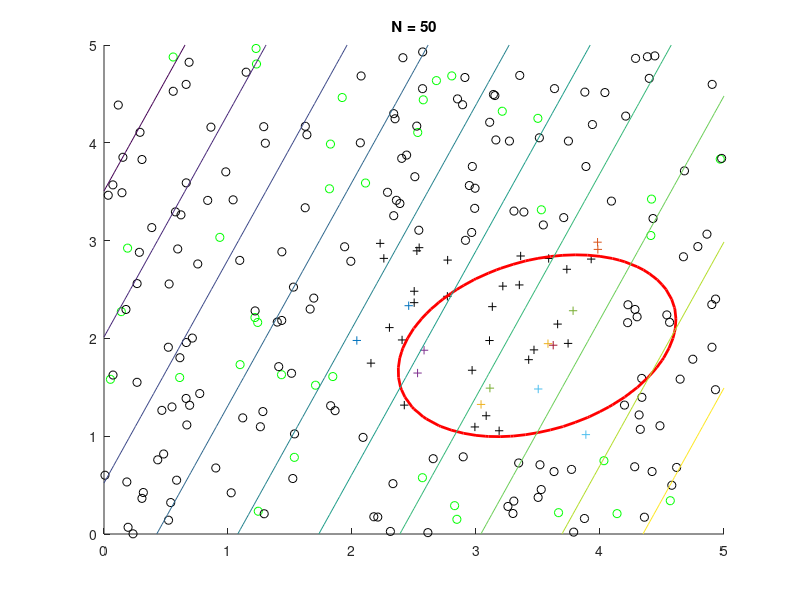

Recreate this plot in MATLAB. (Note: this script raises an error after producing the figure.)
clc;clear all;close all;
xa=2; xb=4; ya=1; yb=3;         % coordinates of the rectangle C

% plot([xa xb xb xa xa],[ya ya yb yb ya],'-');    % draw it

% Uncomment the line below if you want repeatable data each run of the program
% rand('state',-10);
% generate positive and negative examples
N= 50;   % no of traning data points
V = 200;  % no of validation data points
Train_error1 = zeros(4,1);
Train_error2 = zeros(4,1);
Train_error3 = zeros(4,1);
Train_error4 = zeros(4,1);
Train_errorBNT = zeros(4,1);
Val_error1 = zeros(4,1);
Val_error2 = zeros(4,1);
Val_error3 = zeros(4,1);
Val_error4 = zeros(4,1);
Val_errorBNT = zeros(4,1);
cnt =0;
for N = [50 100 200 400]
ds=zeros(N,2); ls=zeros(N,1);       % labels
figure;
title(['N = ',num2str(N)]);
hold on;
% training data
for i=1:N
x=rand(1,1)*5; y=rand(1,1)*5;
ds(i,1)=x; ds(i,2)=y;
% +ve if falls in the rectangle, -ve otherwise
if ((x > xa) && (y > ya) && (y < yb) && ( x < xb)) ls(i)=1;
else ls(i)=0; end;
if (ls (i)==1) plot(x,y,'+'); else plot(x,y,'go'); end;
end;

 % validation data
Vds=zeros(V,2); Vls=zeros(V,1);       % labels
for i=1:V
x=rand(1,1)*5; y=rand(1,1)*5;
Vds(i,1)=x; Vds(i,2)=y;
% +ve if falls in the rectangle, -ve otherwise
if ((x > xa) && (y > ya) && (y < yb) && ( x < xb)) Vls(i)=1;
else Vls(i)=0; end;
if (Vls (i)==1) plot(x,y,'k+'); else plot(x,y,'ko'); end;
end;

% parametric learing
 P1=0;
 P2=0;
 m1 = zeros(1,2);
 m2 = zeros(1,2);
 for j = 1:N
     if ls(j) ==1;
     P1 = 1+P1;
     m1 = m1 + ds(j,:);
     elseif ls(j) ==0 
         P2 =1+P2;
         m2  = m2 + ds(j,:);
     end
 end
 r1 = P1;
 r2 = P2;
 m1 = m1/r1;
 m2 = m2/r2;
 P1 = P1/N;
 P2 = P2/N;

S1 = zeros(2,2);
S2 = zeros(2,2);

for k = 1:N
     if ls(k) ==1;
     S1 = S1 + (ds(k,:)-m1)'*(ds(k,:)-m1);
     else
      S2 = S2 + (ds(k,:)-m2)'*(ds(k,:)-m2); 
     end
end
 S1 = S1/r1;
 S2 = S2/r2;
 
 %%%%%%%%%%%%%%%%%%%%%%% Different ,Hyperellipsoidal %%%%%%%%%%%%%
 Class = zeros(N,1);
 g1 = zeros(N,1);
 g2 = zeros(N,1);
 Terror1 = 0;

 % discriminat function 
 for i = 1:N
     g1(i) = -(1/2)*log(det(S1)) - (1/2)*(ds(i,:)-m1)*pinv(S1)*(ds(i,:)-m1)' + log(P1);
     g2(i) = -(1/2)*log(det(S2)) - (1/2)*(ds(i,:)-m2)*pinv(S2)*(ds(i,:)-m2)' + log(P2);
     if g1(i) >= g2(i)
         Class(i) = 1;      
      else 
         Class(i) = 0;       
     end
     if Class(i) ~= ls(i)
         Terror1 = Terror1 +1;
     end
 end
 
 % graphs 
[X1,X2] = meshgrid(0:0.1:5,0:0.1:5); 
for i = 1:size(X1,2)
   for j = 1:size(X2,1)
        Zg1(i,j) =  -(1/2)*log(det(S1)) - (1/2)*([X1(i,j) X2(i,j)] - m1)*pinv(S1)*([X1(i,j) X2(i,j)]-m1)' + log(P1); 
        Zg2(i,j) =  -(1/2)*log(det(S2)) - (1/2)*([X1(i,j) X2(i,j)]-m2)*pinv(S2)*([X1(i,j) X2(i,j)]-m2)' + log(P2); 
        Z(i,j) = Zg1(i,j) - Zg2(i,j);
   end
end
[ c1, h1] = contour(X1,X2,Z,[0 0],'r','LineWidth',2);

%  
% validation 
Vg1 = zeros(V,1);
Vg2 = zeros(V,1);
VClass = zeros(V,1);
Verror1 = 0;
for i =1:V
   Vg1(i) = -(1/2)*log(det(S1)) - (1/2)*(Vds(i,:)-m1)*pinv(S1)*(Vds(i,:)-m1)' + log(P1);
   Vg2(i) = -(1/2)*log(det(S2)) - (1/2)*(Vds(i,:)-m2)*pinv(S2)*(Vds(i,:)-m2)' + log(P2);
    if Vg1(i) >= Vg2(i)
         VClass(i) = 1;
     else 
         VClass(i) = 0;       
     end
     if VClass(i) ~= Vls(i)
         Verror1 = Verror1 +1;
     end
end

%%%%%%%%%%%%%%%% Shared, Hyperellipsoidal %%%%%%%%%%%%%%%%%%%%%%
S_S = P1*S1 + P2*S2 ;
S_Class = zeros(N,1);
S_g1 = zeros(N,1);
S_g2 = zeros(N,1);
S_Terror = 0;
 % discriminat function 
 for i = 1:N
     S_g1(i) =  - (1/2)*(ds(i,:)-m1)*pinv(S_S)*(ds(i,:)-m1)' + log(P1);
     S_g2(i) =  - (1/2)*(ds(i,:)-m2)*pinv(S_S)*(ds(i,:)-m2)' + log(P2);
     if S_g1(i) >= S_g2(i)
         S_Class(i) = 1;
     else 
         S_Class(i) = 0;       
     end
     if S_Class(i) ~= ls(i)
         S_Terror = S_Terror +1;
     end
 end
 
  % graphs 
[X3,X4] = meshgrid(0:0.1:5,0:0.1:5); 
for i = 1:size(X3,2)
   for j = 1:size(X4,1)
        Zg3(i,j) = - (1/2)*([X3(i,j) X4(i,j)] - m1)*pinv(S_S)*([X3(i,j) X4(i,j)]-m1)' + log(P1); 
        Zg4(i,j) = - (1/2)*([X3(i,j) X4(i,j)] - m2)*pinv(S_S)*([X3(i,j) X4(i,j)]-m2)' + log(P2); 
        Z2(i,j) = Zg3(i,j) - Zg4(i,j);
   end
end
 [ c2, h2] = contour(X3,X4,Z2,[0 0],'M','LineWidth',2);


% validation
S_Vg1 = zeros(V,1);
S_Vg2 = zeros(V,1);
S_VClass = zeros(V,1);
S_Verror = 0;
for i =1:V
   S_Vg1(i) =  - (1/2)*(Vds(i,:)-m1)*pinv(S_S)*(Vds(i,:)-m1)' + log(P1);
   S_Vg2(i) =  - (1/2)*(Vds(i,:)-m2)*pinv(S_S)*(Vds(i,:)-m2)' + log(P2);
    if S_Vg1(i) >= S_Vg2(i)
         S_VClass(i) = 1;
     else 
         S_VClass(i) = 0;       
     end
     if S_VClass(i) ~= Vls(i)
         S_Verror = S_Verror +1;
     end
end

%%%%%%%%%%%%%%%%%%%%%%%%%%%%%%% Shared Axis-aligned %%%%%%%%%%%%%%%%
SA_S = S_S;
SA_S (1,2) = 0;
SA_S (2,1) = 0;

SA_Class = zeros(N,1);
SA_g1 = zeros(N,1);
SA_g2 = zeros(N,1);
SA_Terror = 0;
 % discriminat function 
 for i = 1:N
     SA_g1(i) =  - (1/2)*(ds(i,:)-m1)*pinv(SA_S)*(ds(i,:)-m1)' + log(P1);
     SA_g2(i) =  - (1/2)*(ds(i,:)-m2)*pinv(SA_S)*(ds(i,:)-m2)' + log(P2);
     if SA_g1(i) >= SA_g2(i)
         SA_Class(i) = 1;
     else 
         SA_Class(i) = 0;       
     end
     if SA_Class(i) ~= ls(i)
         SA_Terror = SA_Terror +1;
     end
 end
 
% graphs 
[X5,X6] = meshgrid(0:0.1:5,0:0.1:5); 
for i = 1:size(X5,2)
   for j = 1:size(X6,1)
        Zg5(i,j) = - (1/2)*([X5(i,j) X6(i,j)] - m1)*pinv(SA_S)*([X5(i,j) X6(i,j)]-m1)' + log(P1); 
        Zg6(i,j) = - (1/2)*([X5(i,j) X6(i,j)] - m2)*pinv(SA_S)*([X5(i,j) X6(i,j)]-m2)' + log(P2); 
        Z3(i,j) = Zg5(i,j) - Zg6(i,j);
   end
end
[ c3, h3] = contour(X5,X6,Z3,[0 0],'y','LineWidth',2);

% validation
SA_Vg1 = zeros(V,1);
SA_Vg2 = zeros(V,1);
SA_VClass = zeros(V,1);
SA_Verror = 0;
for i =1:V
   SA_Vg1(i) =  - (1/2)*(Vds(i,:)-m1)*pinv(SA_S)*(Vds(i,:)-m1)' + log(P1);
   SA_Vg2(i) =  - (1/2)*(Vds(i,:)-m2)*pinv(SA_S)*(Vds(i,:)-m2)' + log(P2);
    if SA_Vg1(i) >= SA_Vg2(i)
         SA_VClass(i) = 1;
     else 
         SA_VClass(i) = 0;       
     end
     if SA_VClass(i) ~= Vls(i)
         SA_Verror = SA_Verror +1;
     end
end

%%%%%%%%%%%%%%%%%%%%%% Shared Hyperspheric
%%%%%%%%%%%%%%%%%%%%%% %%%%%%%%%%%%%%%%%%%%%%%%%%%%%%%%%%%%%%%%%%%%%%%%%%%%
var = SA_S(1,1)*P1 + SA_S(2,2)*P2;
SH_S = [var 0 ;0 var];
SH_Class = zeros(N,1);
SH_g1 = zeros(N,1);
SH_g2 = zeros(N,1);
SH_Terror = 0;
 % discriminat function 
 for i = 1:N
     SH_g1(i) =  - (1/2)*(ds(i,:)-m1)*pinv(SH_S)*(ds(i,:)-m1)' + log(P1);
     SH_g2(i) =  - (1/2)*(ds(i,:)-m2)*pinv(SH_S)*(ds(i,:)-m2)' + log(P2);
     if SH_g1(i) >= SH_g2(i)
         SH_Class(i) = 1;
     else 
         SH_Class(i) = 0;       
     end
     if SH_Class(i) ~= ls(i)
         SH_Terror = SH_Terror +1;
     end
 end
 
 % graphs 
[X7,X8] = meshgrid(0:0.1:5,0:0.1:5); 
for i = 1:size(X7,2)
   for j = 1:size(X8,1)
        Zg7(i,j) = - (1/2)*([X7(i,j) X8(i,j)] - m1)*pinv(SH_S)*([X7(i,j) X8(i,j)]-m1)' + log(P1); 
        Zg8(i,j) = - (1/2)*([X7(i,j) X8(i,j)] - m2)*pinv(SH_S)*([X7(i,j) X8(i,j)]-m2)' + log(P2); 
        Z4(i,j) = Zg7(i,j) - Zg8(i,j);
   end
end
[ c4, h4] = contour(X7,X8,Z4,[0 0],'K','LineWidth',2);


% validation
SH_Vg1 = zeros(V,1);
SH_Vg2 = zeros(V,1);
SH_VClass = zeros(V,1);
SH_Verror = 0;
for i =1:V
   SH_Vg1(i) =  - (1/2)*(Vds(i,:)-m1)*pinv(SH_S)*(Vds(i,:)-m1)' + log(P1);
   SH_Vg2(i) =  - (1/2)*(Vds(i,:)-m2)*pinv(SH_S)*(Vds(i,:)-m2)' + log(P2);
    if SH_Vg1(i) >= SH_Vg2(i)
         SH_VClass(i) = 1;
     else 
         SH_VClass(i) = 0;       
     end
     if SH_VClass(i) ~= Vls(i)
         SH_Verror = SH_Verror +1;
     end
end

%%%%%%%%%%%%%%%%%%%%%%%%%%%%%%%%%%%%% Baysian Network %%%%%%%%%%%%%%%%%%%%%%%%%%%%%%%%%%%%%%%%%%%%%
% create a Baysian Network
node_Num = 3; 
Bdag = zeros(node_Num,node_Num);
C = 1;  A = 2; B = 3; 
Bdag(C,[A B]) = 1;
B_sizes = ones(1,node_Num);
d_nodes = [C];
B_sizes(d_nodes) = 2;
B_bnet = mk_bnet(Bdag, B_sizes, 'discrete',1);

% specify random parameters
% seed = 0;
% rand('state', seed);
% seed = 0;
% randn('state',seed);
B_bnet.CPD{A} = gaussian_CPD(B_bnet, A);
B_bnet.CPD{B} = gaussian_CPD(B_bnet, B);
B_bnet.CPD{C} = tabular_CPD(B_bnet, C);
B_sample = cell(node_Num,N);
for i =1:N
   B_sample(:,i) = num2cell([ (ls(i)+1) ds(i,1) ds(i,2) ]') ;  
end
 B_bnet2 = learn_params(B_bnet, B_sample);
 engine = jtree_inf_engine(B_bnet2);

% graphs 
[B1,B2] = meshgrid(0:0.1:5,0:0.1:5); 
for i = 1:size(B1,2)
   for j = 1:size(B2,1)
   evidence = cell(1,node_Num);
   evidence{A} = B1(i,j);
   evidence{B} = B2(i,j);
   [engine, ll] = enter_evidence(engine, evidence);
    marg = marginal_nodes(engine, C);
    BZ(i,j) =  marg.T(2) - marg.T(1);
   end
end
  [ c5, h5] = contour(B1,B2,BZ,[0 0],'c','LineWidth',2);
legend([h1,h2,h3,h4,h5],'Most Complex','Shared-Hyperellipsoidal','Shared-Axis-aligned','Shared-Hyperspheric','Bayesian');
  
  
 hold off;
 
 % compute training error 
 B_TClass = zeros(N,1);
 B_Terror = 0;
for i =1:N
   evidence = cell(1,node_Num);
   evidence{A} = ds(i,1);
   evidence{B} = ds(i,2);
   [engine, ll] = enter_evidence(engine, evidence);
    marg = marginal_nodes(engine, C);
    BT(i) =  marg.T(2) - marg.T(1);
    if  BT(i) >= 0
         B_TClass(i) = 1;
     else 
         B_TClass(i) = 0;       
     end
     if  B_TClass(i) ~= ls(i)
         B_Terror = B_Terror +1;
     end
end
  
 % validation part 
B_VClass = zeros(V,1);
B_Verror = 0;
for i =1:V
   evidence = cell(1,node_Num);
   evidence{A} = Vds(i,1);
   evidence{B} = Vds(i,2);
   [engine, ll] = enter_evidence(engine, evidence);
    marg = marginal_nodes(engine, C);
    BV(i) =  marg.T(2) - marg.T(1);
    if  BV(i) >= 0
         B_VClass(i) = 1;
     else 
         B_VClass(i) = 0;       
     end
     if  B_VClass(i) ~= Vls(i)
         B_Verror = B_Verror +1;
     end
end

cnt = cnt +1 ;
Train_error1(cnt) = Terror1/N;
Train_error2(cnt) = S_Terror/N;
Train_error3(cnt) = SA_Terror/N;
Train_error4(cnt) = SH_Terror/N;
Train_errorBNT(cnt) = B_Terror/N;
Val_error1(cnt) =  Verror1/V;
Val_error2(cnt) = S_Verror/V;
Val_error3(cnt)  = SA_Verror/V;
Val_error4(cnt)  = SH_Verror/V;
Val_errorBNT(cnt) = B_Verror/V;
end

T = [50 100 200 400];
figure ;
title(' Empirical Erorr for Training');
hold on ;
plot(T,Train_error1,'-r*','LineWidth',3);
plot(T,Train_error2,'-ms','LineWidth',3);
plot(T,Train_error3,'-yp','LineWidth',3);
plot(T,Train_error4,'-ko','LineWidth',3);
plot(T,Train_errorBNT,'-cd','LineWidth',3);
legend('Most Complex','Shared-Hyperellipsoidal','Shared-Axis-aligned','Shared-Hyperspheric','Bayesian');
hold off;

figure ;
title(' Empirical Erorr for Validation');
hold on;
plot(T,Val_error1,'-r*','LineWidth',3);
plot(T,Val_error2,'-ms','LineWidth',3);
plot(T,Val_error3,'-yp','LineWidth',3);
plot(T,Val_error4,'-ko','LineWidth',3);
plot(T,Val_errorBNT,'-cd','LineWidth',3);
legend('Most Complex','Shared-Hyperellipsoidal','Shared-Axis-aligned','Shared-Hyperspheric','Bayesian');
hold off;













